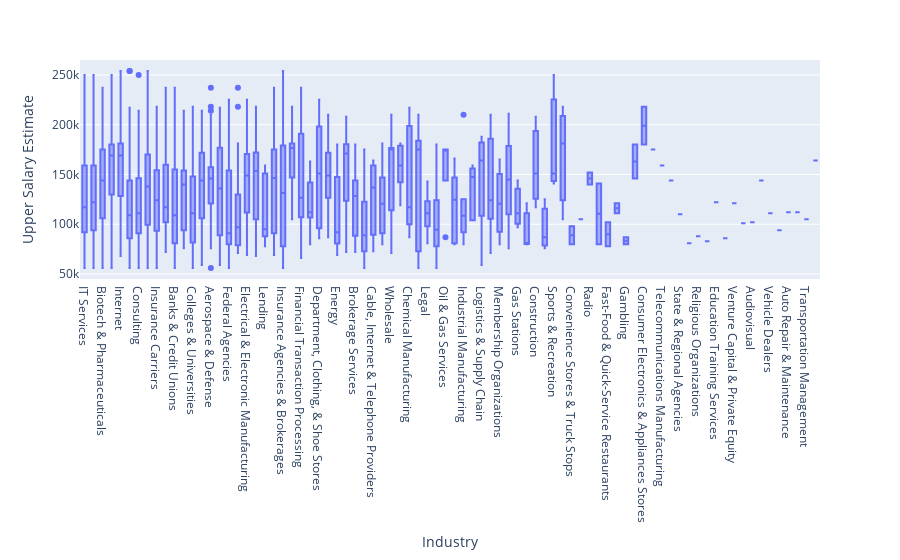

Notebook code for this chart:
### Code cell
# we can also do this for upper salary
fig3 = px.box(df2, x="Industry", y="Upper Salary Estimate", category_orders = {'Industry': my_order})
fig3

### Figure 1 — Plotly figure (JSON) as saved in the notebook; plotly's stock layout.template omitted (floating-point values rounded to 4 significant figures; data arrays with more than 128 entries replaced by an {"elided": "..."} marker saying what was removed)
{"data": [{"alignmentgroup": "True", "hovertemplate": "Industry=%{x}<br>Upper Salary Estimate=%{y}<extra></extra>", "legendgroup": "", "marker": {"color": "#636efa"}, "name": "", "notched": false, "offsetgroup": "", "orientation": "v", "showlegend": false, "type": "box", "x": {"elided": "2122 str values"}, "x0": " ", "xaxis": "x", "y": {"elided": "2122 int values"}, "y0": " ", "yaxis": "y"}], "layout": {"boxmode": "group", "legend": {"tracegroupgap": 0}, "margin": {"t": 60}, "xaxis": {"anchor": "y", "categoryarray": ["IT Services", "Staffing & Outsourcing", "Biotech & Pharmaceuticals", "Computer Hardware & Software", "Internet", "Health Care Services & Hospitals", "Consulting", "Enterprise Software & Network Solutions", "Insurance Carriers", "Investment Banking & Asset Management", "Banks & Credit Unions", "Research & Development", "Colleges & Universities", "Advertising & Marketing", "Aerospace & Defense", "Accounting", "Federal Agencies", "Architectural & Engineering Services", "Electrical & Electronic Manufacturing", "TV Broadcast & Cable Networks", "Lending", "Health Care Products Manufacturing", "Insurance Agencies & Brokerages", "Video Games", "Financial Transaction Processing", "Consumer Products Manufacturing", "Department, Clothing, & Shoe Stores", "Telecommunications Services", "Energy", "Motion Picture Production & Distribution", "Brokerage Services", "Food & Beverage Manufacturing", "Cable, Internet & Telephone Providers", "Grocery Stores & Supermarkets", "Wholesale", "Other Retail Stores", "Chemical Manufacturing", "Transportation Equipment Manufacturing", "Legal", "Financial Analytics & Research", "Oil & Gas Services", "Social Assistance", "Industrial Manufacturing", "Automotive Parts & Accessories Stores", "Logistics & Supply Chain", "Oil & Gas Exploration & Production", "Membership Organizations", "Pet & Pet Supplies Stores", "Gas Stations", "Food & Beverage Stores", "Construction", "Municipal Governments", "Sports & Recreation", "Health, Beauty, & Fitness", "Convenience Stores & Truck Stops", "News Outlet", "Radio", "Stock Exchanges", "Fast-Food & Quick-Service Restaurants", "Building & Personnel Services", "Gambling", "Real Estate", "Consumer Electronics & Appliances Stores", "Utilities", "Telecommunications Manufacturing", "Trucking", "State & Regional Agencies", "Cruise Ships", "Religious Organizations", "Publishing", "Education Training Services", "Self-Storage Services", "Venture Capital & Private Equity", "Truck Rental & Leasing", "Audiovisual", "Sporting Goods Stores", "Vehicle Dealers", "Shipping", "Auto Repair & Maintenance", "Museums, Zoos & Amusement Parks", "Transportation Management", "K-12 Education"], "categoryorder": "array", "domain": [0, 1], "title": {"text": "Industry"}}, "yaxis": {"anchor": "x", "domain": [0, 1], "title": {"text": "Upper Salary Estimate"}}}}
